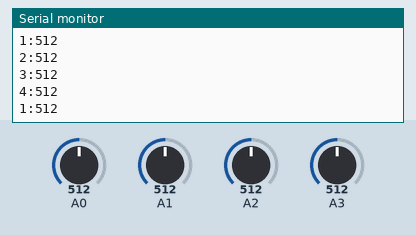
Bench run of a sketch on a simulated Arduino Uno, built with avr-gcc and run on an emulated ATmega328P. Shown: the last lines printed to the serial monitor. Inputs (shaded band) come from the test bench; at power-on: A0 = 512, A1 = 512, A2 = 512, A3 = 512.

Above: at 1.2 s.
1.3 s: A0 set to 716
At 1.8 s:
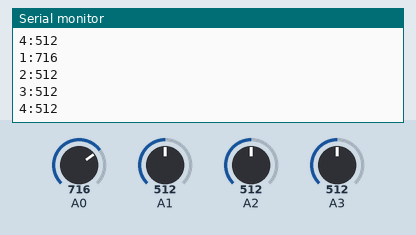
2.8 s: A1 set to 716
At 3.6 s:
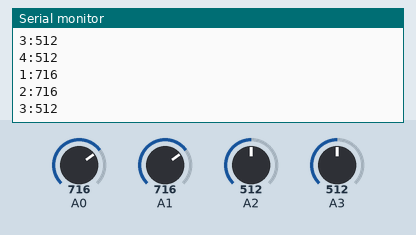
4.3 s: A2 set to 716
At 4.9 s:
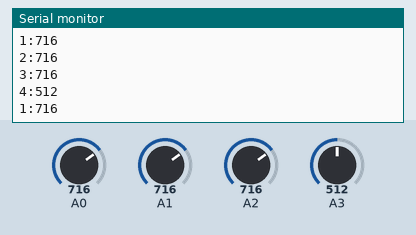
5.8 s: A3 set to 716
At 6.3 s:
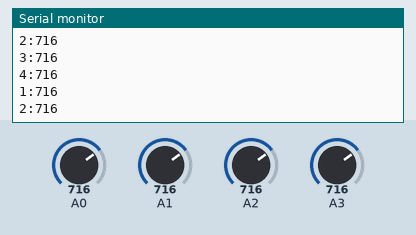
7.3 s: A0 set to 992
At 8.2 s:
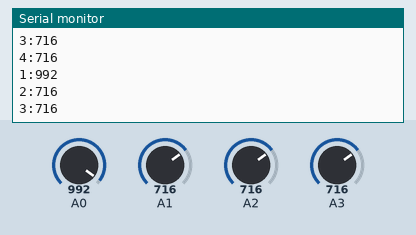
8.8 s: A1 set to 992
At 9.4 s:
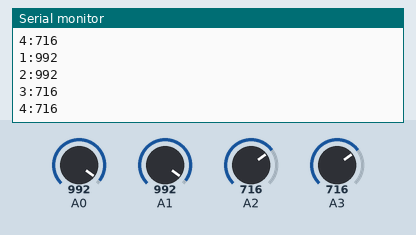
Timing chart, 0 to 11.3 s (numbered marks = the images above; inputs shaded):
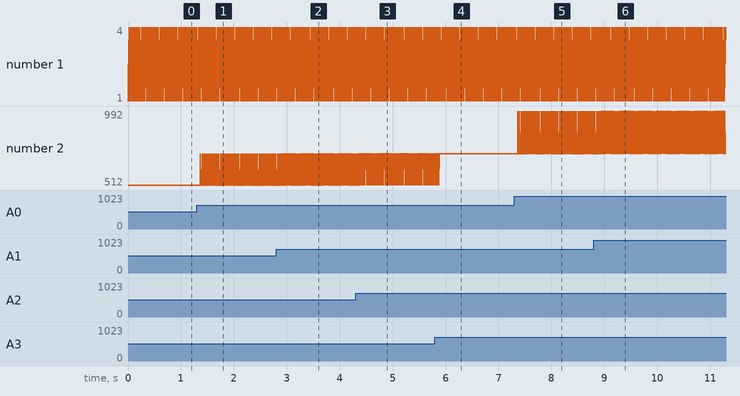

Measured:
- after the input at 1.3 s, the serial monitor: prints a new line after 0.07 s (image 1)
- after the input at 2.8 s, the serial monitor: prints a new line after 0.09 s (image 2)
- after the input at 4.3 s, the serial monitor: prints a new line after 0.08 s (image 3)
- after the input at 5.8 s, the serial monitor: prints a new line after 0.10 s (image 4)
- after the input at 7.3 s, the serial monitor: prints a new line after 0.07 s (image 5)
- after the input at 8.8 s, the serial monitor: prints a new line after 0.09 s (image 6)
- plotted number 2: 512 → 716 after the input at 1.3 s, 716 → 992 after the input at 7.3 s

The sketch:

distsensor_test.ino
```cpp
int sensorValue1;
int sensorValue2;
int sensorValue3;
int sensorValue4;

void setup() {
  // put your setup code here, to run once:
    Serial.begin(9600);
}

void loop() {
  // put your main code here, to run repeatedly:
    sensorValue1 = analogRead(A0);
    sensorValue2 = analogRead(A1);
    sensorValue3 = analogRead(A2);
    sensorValue4 = analogRead(A3);

    Serial.print("1:");
    Serial.println(sensorValue1);
    Serial.print("2:");
    Serial.println(sensorValue2);
    Serial.print("3:");
    Serial.println(sensorValue3);
    Serial.print("4:");
    Serial.println(sensorValue4);

    delay(10);
}
```
